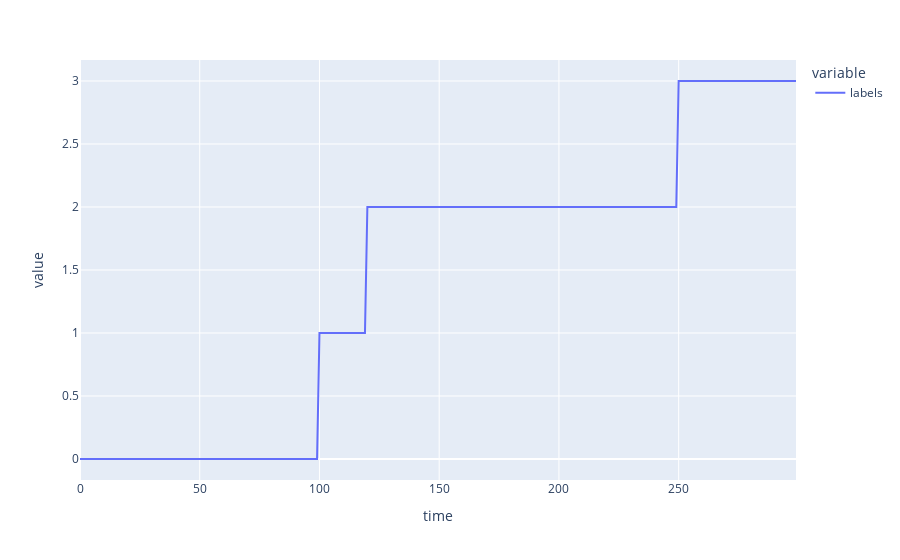

Notebook source saved alongside this figure:
### Code cell
import plotly.express as px

px.line(labels)

### Figure 1 — Plotly figure (JSON) as saved in the notebook; plotly's stock layout.template omitted (floating-point values rounded to 4 significant figures; data arrays with more than 128 entries replaced by an {"elided": "..."} marker saying what was removed)
{"data": [{"hovertemplate": "variable=labels<br>time=%{x}<br>value=%{y}<extra></extra>", "legendgroup": "labels", "line": {"color": "#636efa", "dash": "solid"}, "marker": {"symbol": "circle"}, "mode": "lines", "name": "labels", "orientation": "v", "showlegend": true, "type": "scatter", "x": {"elided": "300 int values"}, "xaxis": "x", "y": {"elided": "300 int values"}, "yaxis": "y"}], "layout": {"legend": {"title": {"text": "variable"}, "tracegroupgap": 0}, "margin": {"t": 60}, "xaxis": {"anchor": "y", "domain": [0, 1], "title": {"text": "time"}}, "yaxis": {"anchor": "x", "domain": [0, 1], "title": {"text": "value"}}}}
